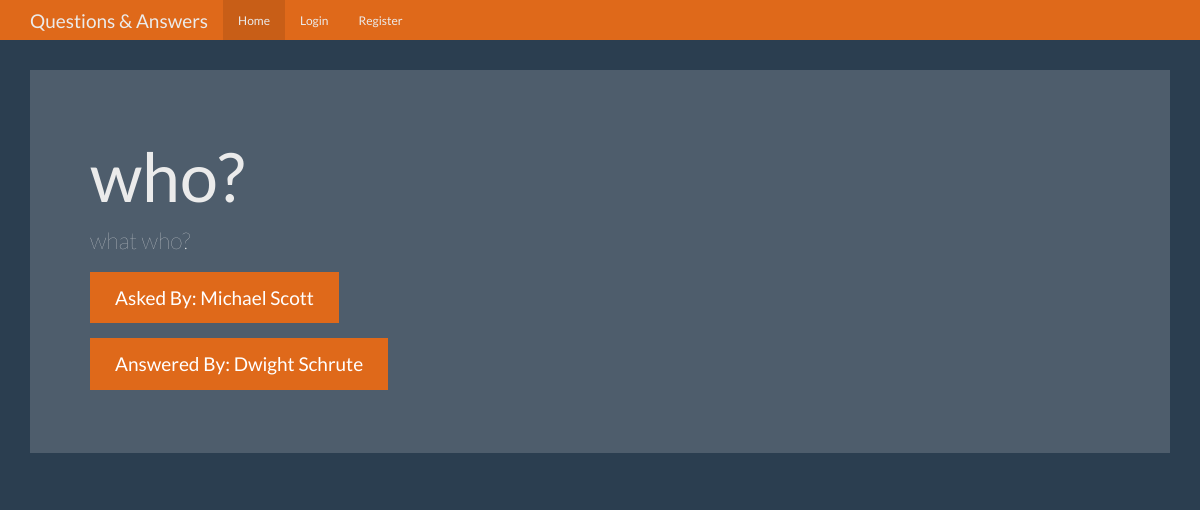
Page /question/2 on the committed database.
### tables this page shows
CREATE TABLE questions(id integer primary key autoincrement, question text not null, ans_text text, asked_id integer not null, expert_id integer not null);

CREATE TABLE users(id integer primary key autoincrement, name text not null, password text not null, expert boolean not null, admin boolean not null);

### app.py (the view)
@app.route('/question/<question_id>')
def question(question_id):
    user = get_current_user()
    question = database.get_queans_by_id(question_id)
    return render_template('question.html', user=user, question=question)

### app.py (called while the page is built)
def get_current_user():
    user = None
    if 'user' in session:
        user = database.get_user_by_name(session['user'])
    return user

### db/database.py (called while the page is built)
def get_queans_by_id(question_id):
    with DatabaseConnection('questions.db') as connection:
        cursor = connection.cursor()
        cursor.execute(
            'SELECT questions.id, questions.question, questions.ans_text, askers.name, experts.name FROM questions JOIN users AS askers ON askers.id=questions.asked_id JOIN users AS experts ON experts.id=questions.expert_id WHERE questions.id=?', [question_id]
        )
        queans = cursor.fetchone()
        if queans:
            return queans
        return None

### db/database_connection_cm.py (called while the page is built)
    def __enter__(self):
        self.connection = sqlite3.connect(self.host)
        return self.connection

    def __exit__(self, a, b, c):
        if a or b or c:
            self.connection.close()
        else:
            self.connection.commit()
            self.connection.close()

### templates/question.html (shortened to what this page needs)
{%extends 'base.html'%}
{%from 'show_links.html' import show_links%}
{%block nav%} {{show_links(user)}} {%endblock%}
{%block body%}
<div class="jumbotron">
  <h1>{{question[1]}}</h1>
  <p>{{question[2]}}</p>
  <p><a class="btn btn-primary btn-lg">Asked By: {{question[3]}}</a></p>
  <p>
    <a class="btn btn-primary btn-lg">Answered By: {{question[4]}}</a>
  </p>
</div>
{%endblock%}

### static/theme.css (style rules this page uses)
body { padding-top: 70px; padding-bottom: 30px; }

### rows in the picture
questions: question "who?", ans_text "what who?"
users: name "Michael Scott"
users: name "Dwight Schrute"
